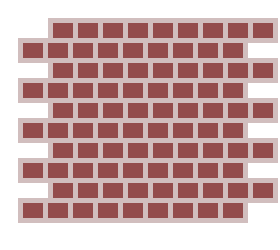
Frame 1 (no input)
Frame 60 (the mouse pressed at the canvas centre just before this capture): identical to frame 1, image omitted
Frame 120 (the mouse held since frame 60 and released just before this capture): identical to frame 1, image omitted

The Processing sketch that drew this single still picture (run headless with seeded random() and noise(); from frame 60 on, the mouse is pressed at the canvas centre):

// Processing sketch: sketch_9_7_nieuw
// ── sketch_9_7_nieuw.pde

void setup(){
  size(280,250);
}


void draw(){
 background(255,255,255);

//plaatsing
int xwaarde = 20;
int ywaarde = 20;
//--
      stroke(209,190,190);
      strokeWeight(5);
            fill(147,76,76);
for(int i = 0; i < 9; i++){
  for(int j = 0; j < 10; j++){
    if((j)% 2 == 0){

                rect(xwaarde+30,ywaarde,25,20);

    }else{

    rect(xwaarde,ywaarde,25,20);  
  }
    ywaarde += 20;
  }
  ywaarde = 20;
  xwaarde += 25;
}
  
}
